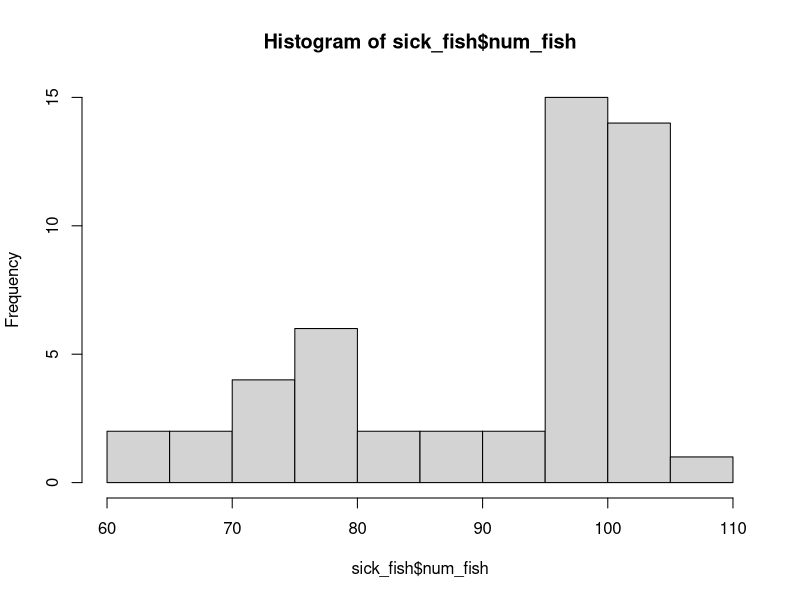
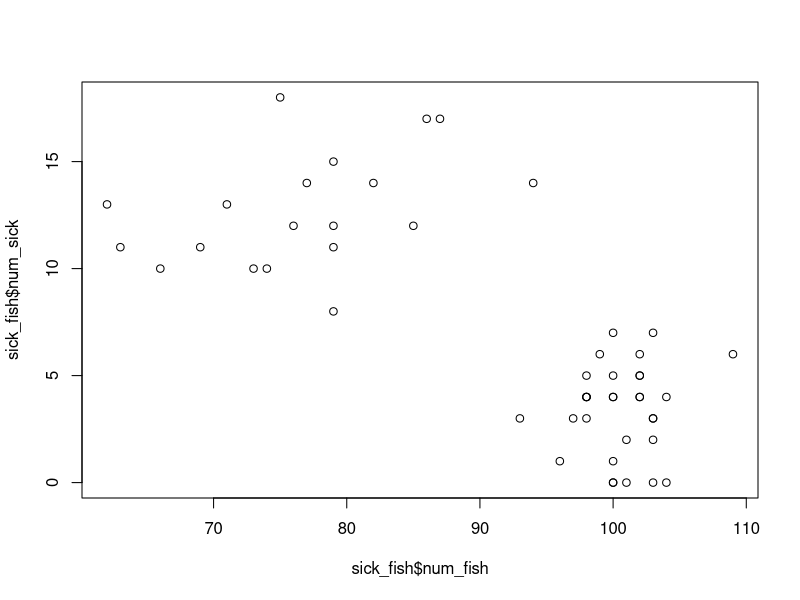
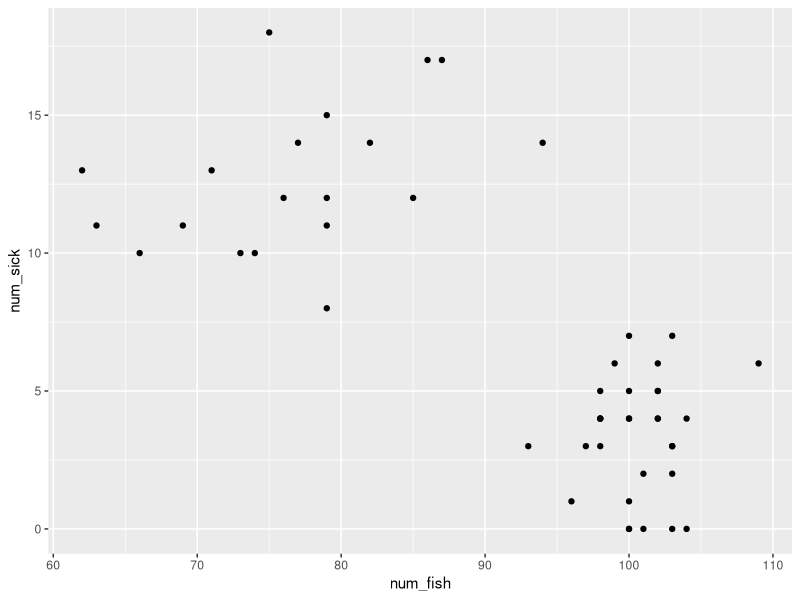
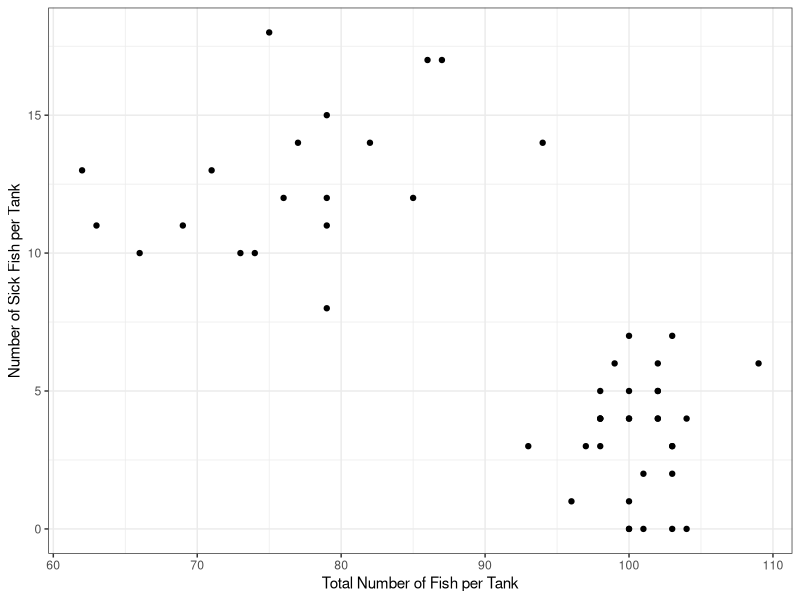

R code for these plots, in order:
## ---- chunk 1
knitr::opts_chunk$set(echo = TRUE)
## ---- chunk 2
library(tidyverse)
## ---- chunk 3
sick_fish <- read_csv("../data/fish_sick_data.csv")
## ---- chunk 4
    head(sick_fish)
## ---- chunk 5
    hist(sick_fish$num_fish)
## ---- chunk 6
    plot(sick_fish$num_fish, sick_fish$num_sick)
## ---- chunk 7
    ggplot(sick_fish, aes(num_fish, num_sick)) +
      geom_point()
## ---- chunk 8
    ggplot(sick_fish, aes(num_fish, num_sick)) +
      geom_point() + 
      labs(x = "Total Number of Fish per Tank",
           y = "Number of Sick Fish per Tank") +
      theme_bw()
## ---- chunk 9
    sick_fish %>% 
      group_by(species) %>% 
      summarise(mean_sick = mean(num_sick),
                sd_sick = sd(num_sick))
